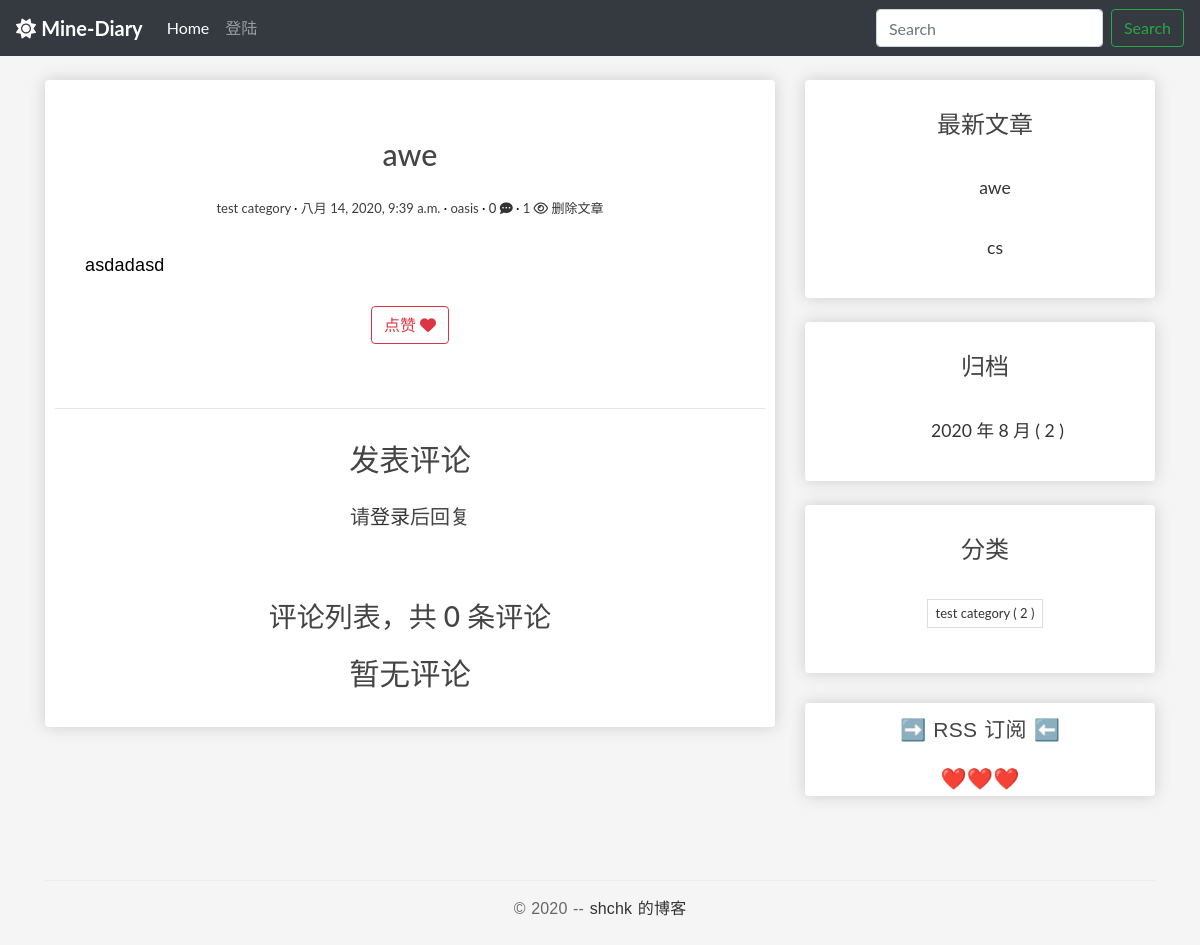
The app's page /blogs/611/, older data.
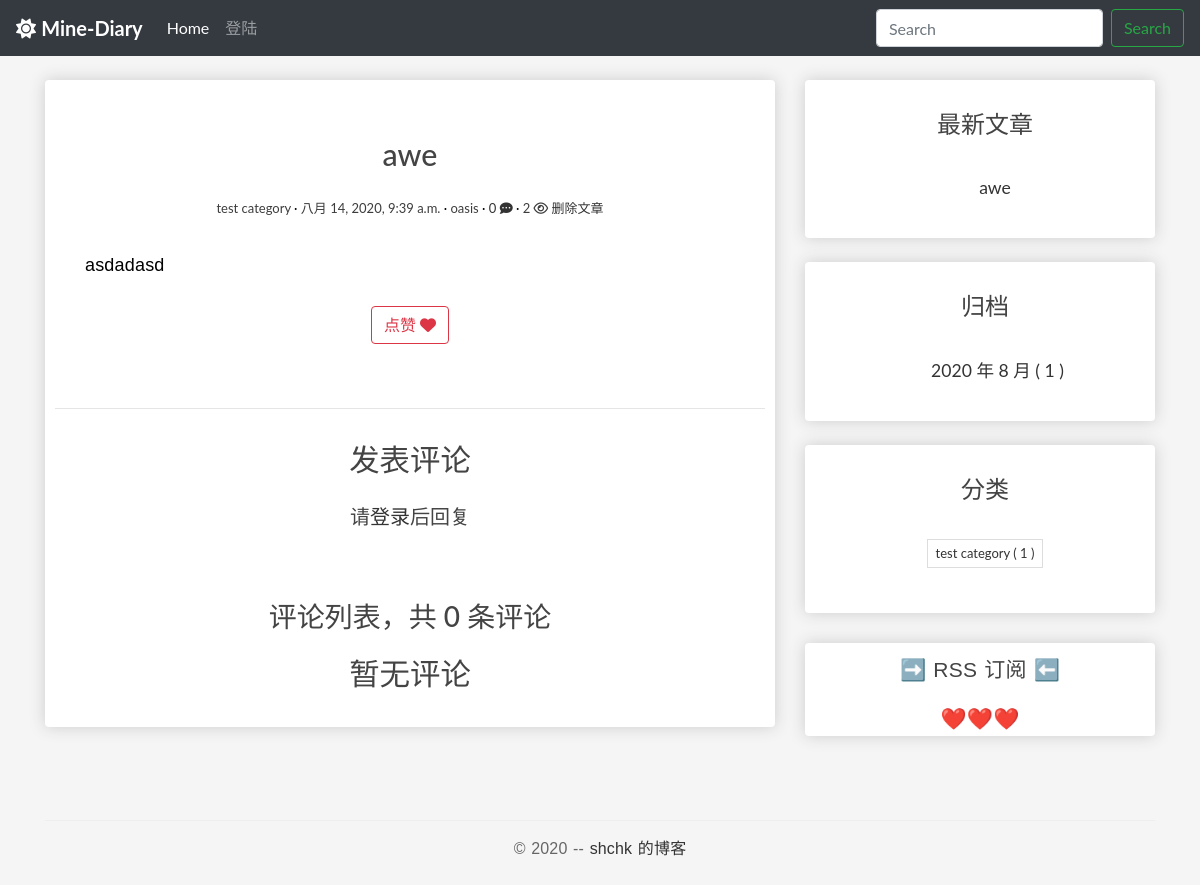
The same page, newer data.
### blog/models.py (models this page shows, shortened)
class Post(models.Model):
    author = models.ForeignKey(
        User, verbose_name='作者', on_delete=models.CASCADE)
    title = models.CharField('标题', max_length=100)
    body = models.TextField('正文')
    created_time = models.DateTimeField('创建时间', default=timezone.now)
    modified_time = models.DateTimeField('修改时间')
    excerpt = models.CharField('摘要', max_length=100, blank=True)
    categories = models.ForeignKey(
        Category, verbose_name='分类', on_delete=models.CASCADE)
    views = models.PositiveIntegerField('浏览量', default=0, editable=False)
    likes = models.PositiveIntegerField(default=0)
    def increase_views(self):
        self.views += 1
        self.save(update_fields=['views'])
    def save(self, *args, **kwargs):
        self.modified_time = timezone.now()
        md = markdown.Markdown(extensions=[
            'markdown.extensions.extra',
            'markdown.extensions.codehilite',
        ])
        self.excerpt = strip_tags(md.convert(self.body))[:50]
        super().save(*args, **kwargs)
    def get_absolute_url(self):
        return reverse('blog:detail', kwargs={'pk': self.pk})
    @cached_property
    def rich_content(self):
        return generate_rich_content(self.body)
    @property
    def toc(self):
        return self.rich_content.get('toc', '')
    @property
    def body_html(self):
        return self.rich_content.get('content', '')
    class Meta:
        verbose_name = '文章'
        verbose_name_plural = verbose_name
        ordering = ['-created_time']

class Category(models.Model):
    name = models.CharField(max_length=100)
    class Meta:
        verbose_name = '分类'
        verbose_name_plural = verbose_name

### blog/views.py (the view)
# urls.py: path('blogs/<int:pk>/', PostDetailView.as_view(), name='detail'),
class PostDetailView(DetailView):
    model = Post
    template_name = 'blog/detail.html'
    context_object_name = 'post'
    def get(self, request, *args, **kwargs):
        HttpResponse = super(PostDetailView, self).get(
            request, *args, **kwargs)
        self.object.increase_views()
        return HttpResponse

### blog/models.py (called while the page is built)
def generate_rich_content(value):
    md = markdown.Markdown(
        extensions=[
            "markdown.extensions.extra",
            "markdown.extensions.codehilite",
            TocExtension(slugify=slugify),
        ]
    )
    content = md.convert(value)
    m = re.search(r'<div class="toc">\s*<ul>(.*)</ul>\s*</div>', md.toc, re.S)
    toc = m.group(1) if m is not None else ""
    return {"content": content, "toc": toc}

### blog/templatetags/blog_extras.py (called while the page is built)
@register.inclusion_tag('blog/inclusions/_recent_posts.html', takes_context=True)
def show_recent_posts(context, num=5):
    return {
        'recent_post_list': Post.objects.all().order_by('-created_time')[:num],
    }

@register.inclusion_tag('blog/inclusions/_archives.html', takes_context=True)
def show_archives(context):
    date_list = Post.objects.annotate(year=ExtractYear('created_time'), month=ExtractMonth(
        'created_time')).values('year', 'month').order_by('year', 'month').annotate(num_posts=Count('id'))
    return {
        'date_list': date_list
    }

@register.inclusion_tag('blog/inclusions/_categories.html', takes_context=True)
def show_categories(context):
    category_list = Category.objects.annotate(
        num_posts=Count('post')).filter(num_posts__gt=0)
    return {
        'category_list': category_list
    }

### comments/templatetags/comments_extras.py (called while the page is built)
@register.inclusion_tag('comments/inclusions/_list.html', takes_context=True)
def show_comments(context, post):
    comment_list = post.comments_post.all()
    comment_count = comment_list.count()
    return {
        'comment_list': comment_list,
        'comment_count': comment_count
    }

### blog/templates/blog/detail.html (shortened to what this page needs)
{% extends 'base.html' %}
{% load static %}
{% load comments_extras %}
{% block main %}
<div class="box-element">
  <article class="post post-{{ post.pk }}">
    <header class="entry-header">
      <h1 class="entry-title">{{ post.title }}</h1>
      <div class="entry-meta">
        <span class="post-category"><a>{{ post.categories.name }}</a></span>
        <span class="post-date"><a><time class="entry-date"
              datetime="{{ post.created_time }}">{{ post.created_time }}</time></a></span>
        <span class="post-author"><a>{{ post.author }}</a></span>
        <span class="comments-link"><a href="#comment-area">{{ post.comments_post.count }} <i
              class="fas fa-comment-dots"></i></a></span>
        <span class="views-count"><a>{{ post.views }} <i class="far fa-eye"></i></a></span>
        <span>
          <a href="#" onclick="confirm_safe_delete()">删除文章</a>
        </span>
      </div>
    </header>
    <div class="entry-content clearfix">
      {{ post.body_html|safe }}
    </div>
    <div style="text-align:center;" class="mt-4">
      <button class="btn btn-outline-danger"
              type="button"
              onclick="validate_is_like(
                      '{% url 'blog:increase_likes' post.id %}',
                      {{ post.id }},
                      {{ post.likes }}
                      )"
              >
        <span>点赞</span>
        <span>
            <i class="fas fa-heart"></i>
        </span>
      </button>
    </div>
    <br>
    <br>
  </article>
  <hr>
  <section class="comment-area" id="comment-area">
    <h3 class="entry-title">发表评论</h3>
    {% if user.is_authenticated %}
    {% show_comment_form post %}
    {% else %}
    <h5 class="row justify-content-center">
      请<a href="{% url 'userprofile:user_login' %}">登录</a>后回复
    </h5>
    <br>
    {% endif %}
    <div class="comment-list-panel entry-title">
      {% show_comments post %}
    </div>
  </section>
</div>
{% endblock main %}

### blog/templates/base.html (shortened to what this page needs)
{% load static %}
{% load blog_extras %}
<!DOCTYPE html>
<html>
<head>
  <link rel="stylesheet" href="https://stackpath.bootstrapcdn.com/bootstrap/4.5.2/css/bootstrap.min.css">
  <link href="https://cdn.bootcss.com/highlight.js/9.15.8/styles/github.min.css" rel="stylesheet">
  <link rel="stylesheet" type="text/css" href="{% static 'blog/css/main.css' %}">
</head>
<body>
  <nav class="navbar navbar-expand-lg navbar-dark bg-dark">
    <a class="navbar-brand" href="{% url 'blog:index' %}">
      <i class="fas fa-sun"></i>
      <strong>Mine-Diary</strong>
    </a>
    <div class="collapse navbar-collapse" id="navbarSupportedContent">
      <ul class="navbar-nav mr-auto">
        <li class="nav-item active">
          <a class="nav-link" href="{% url 'blog:index' %}">Home <span class="sr-only">(current)</span></a>
        </li>
        {% if user.is_authenticated %}
          <li class="nav-item dropdown">
            <a class="nav-link dropdown-toggle" href="#" id="navbarDropdown" role="button" data-toggle="dropdown"
              aria-haspopup="true" aria-expanded="false">
              {{ user.username }}
            </a>
            <div class="dropdown-menu" aria-labelledby="navbarDropdown">
              <a class="dropdown-item" href="{% url 'userprofile:profile_edit' user.id %}">个人信息</a>
              <div class="dropdown-divider"></div>
              <a class="dropdown-item" href="{% url 'blog:create_post' %}">写文章</a>
              <div class="dropdown-divider"></div>
              <a class="dropdown-item" href="{% url 'userprofile:user_logout' %}">退出登陆</a>
            </div>
          </li>
        {% else %}
          <li class="nav-item">
            <a class="nav-link" href="{% url 'userprofile:user_login' %}">登陆</a>
          </li>
        {% endif %}
      </ul>
      <form class="form-inline my-2 my-lg-0" method="get" action="{% url 'blog:search' %}">
        <input class="form-control mr-sm-2" name='q' type="search" placeholder="Search" aria-label="Search">
        <button class="btn btn-outline-success my-2 my-sm-0" type="submit">Search</button>
      </form>
    </div>
  </nav>
  <br>
  <div class="content-body">
    <div class="container">
      <div class="row">
        <main class="col-md-8">
          {% block main %}
          {% endblock main %}
        </main>
        <aside class="col-md-4">
          <div class="box-element">
            {% show_recent_posts %}
          </div>
          <br>
          <div class="box-element">
            {% show_archives %}
          </div>
          <br>
          <div class="box-element">
            {% show_categories %}
          </div>
          <div class="rss box-element entry-title">
            <p>➡️<a href="{% url 'rss' %}"> RSS 订阅</a> ⬅️</p>
            <p>❤️❤️❤️</p>
          </div>
        </aside>
      </div>
    </div>
  </div>
  <footer id="site-footer">
    <div class="container">
      <div class="row">
        <div class="col-md-12">
          <p class="copyright">&copy 2020 -- <a href="https://shchk-diary.herokuapp.com/" target="_blank"> shchk 的博客</a>
          </p>
        </div>
      </div>
    </div>
  </footer>
</body>
</html>

### comments/templates/comments/inclusions/_list.html
<h3>评论列表，共 <span>{{ comment_count }}</span> 条评论</h3>
<ul class="comment-list list-unstyled">
  {% for comment in comment_list %}
    <li class="comment-item">
      <span class="nickname">{{ comment.name }}</span>
      <time class="submit-date" datetime="{{ comment.created_time }}">{{ comment.created_time }}</time>
      <div class="text">
        {{ comment.text|linebreaks }}
      </div>
    </li>
  {% empty %}
    暂无评论
  {% endfor %}
</ul>

### blog/templates/blog/inclusions/_recent_posts.html
<div class="widget widget-recent-posts">
  <h3 class="widget-title entry-title">最新文章</h3>
  <ul>
    {% for post in recent_post_list %}
      <div class="entry-free">
        <li>
            <a href="{{ post.get_absolute_url }}">{{ post.title }}</a>
        </li>
      </div>
    {% empty %}
      暂无文章！
    {% endfor %}
  </ul>
</div>

### blog/templates/blog/inclusions/_archives.html
<div class="widget widget-archives">
  <h3 class="widget-title entry-title">归档</h3>
  <ul>
    {% for date in date_list %}
    <div class="entry-free">
        <li>
            <a href="{% url 'blog:archives' date.year date.month %}">{{ date.year }} 年 {{ date.month }} 月 <span class="post-count">( {{ date.num_posts }} )</a>
        </li>
    </div>
    {% empty %}
      暂无归档！
    {% endfor %}
  </ul>
</div>

### blog/templates/blog/inclusions/_categories.html
<div class="widget widget-tag-cloud">
  <h3 class="widget-title entry-title">分类</h3>
  <ul>
    {% for category in category_list %}
        <div class="entry-free">
            <li>
                <a href="{% url 'blog:categories' category.pk %}">{{ category.name }} <span class="post-count">( {{ category.num_posts }} )</span></a>
            </li>
        </div>
    {% empty %}
      暂无分类！
    {% endfor %}
  </ul>
</div>

### blog/templates/go_to_top.html (shortened to what this page needs)
{% load static %}

### blog/static/blog/css/main.css (style rules this page uses)
body { background-color: whitesmoke; }
.box-element { box-shadow: hsl(0, 0%, 80%) 0 0 16px; background-color: #fff; border-radius: 4px; padding: 10px; }
.entry-free { text-align: center; font-size: 1.1em; margin-bottom: 20px; line-height: 1.6; padding: 10px 20px 0; }
* { outline: none; }
h1, h2, h3, h4, h5, h6 { margin-top: 0; }
a { color: #333; }
body { color: #444; font-family: 'Lato', sans-serif; }
p { font-family: 'Ubuntu', sans-serif; font-weight: 400; word-spacing: 1px; letter-spacing: 0.01em; }
.content-body { padding-bottom: 4em; }
.post { background: #fff; padding: 30px 30px 0; }
.entry-title { text-align: center; font-size: 1.9em; margin-bottom: 20px; line-height: 1.6; padding: 10px 20px 0; }
.entry-meta { text-align: center; color: #3d3c3c; font-size: 13px; margin-bottom: 30px; }
.entry-content { font-size: 18px; line-height: 1.9; font-weight: 300; color: #000; }
.post-category::after, .post-date::after, .post-author::after, .comments-link::after { content: ' ·'; color: #000; }
.widget { background: #fff; padding: 5px 0 5px 10px; }
.widget-title { font-size: 1.5em; margin-bottom: 20px; line-height: 1.6; padding: 10px 0 0; font-weight: 400; }
.widget-recent-posts ul { padding: 0; margin: 0; padding-left: 20px; }
.widget-recent-posts ul li { list-style-type: none; position: relative; line-height: 170%; margin-bottom: 10px; }
.widget-recent-posts ul li::before { content: '\f3d3'; font-family: "Ionicons"; position: absolute; left: -17px; top: 3px; font-size: 16px; color: #000; }
.widget-archives ul { padding: 0; margin: 0; padding-left: 25px; }
.widget-archives ul li { list-style-type: none; position: relative; line-height: 170%; margin-bottom: 10px; }
.widget-archives ul li::before { content: '\f3f3'; font-family: "Ionicons"; position: absolute; left: -25px; top: 1px; font-size: 16px; color: #000; }
.widget-tag-cloud ul { padding: 0; margin: 0; margin-right: -10px; }
.widget-tag-cloud ul li { list-style-type: none; font-size: 13px; display: inline-block; margin-right: 10px; margin-bottom: 10px; padding: 3px 8px; border: 1px solid #ddd; }
.rss { font-size: 21px; margin-top: 30px; }
.rss a { color: #444; }
#site-footer { padding-top: 10px; padding: 0 0 1.5em 0; }
.copyright { text-align: center; padding-top: 1em; margin: 0; border-top: 1px solid #eee; color: #666; }
.comment-area { padding: 0 30px 0; }
.comment-list-panel { margin-top: 30px; }
.comment-list { margin-top: 15px; }

Row changes from the older to the newer data that the page shows:
removed Post: title "cs"
changed Post "awe": views "1" → "2"
computed for Category "test category": num_posts "2" → "1"
Text that changed along with them:
new list line: "2020 年 8 月 ( 1 )"
list line gone: "2020 年 8 月 ( 2 )"
